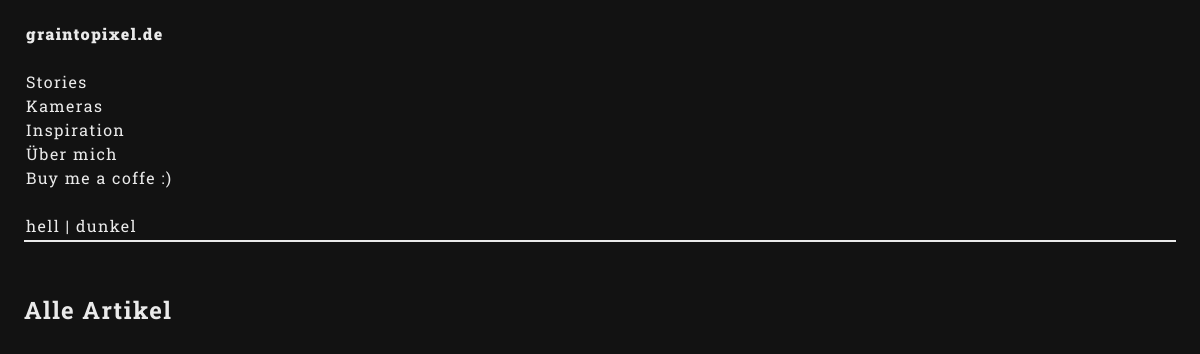
/, run on an earlier commit of the app's database.
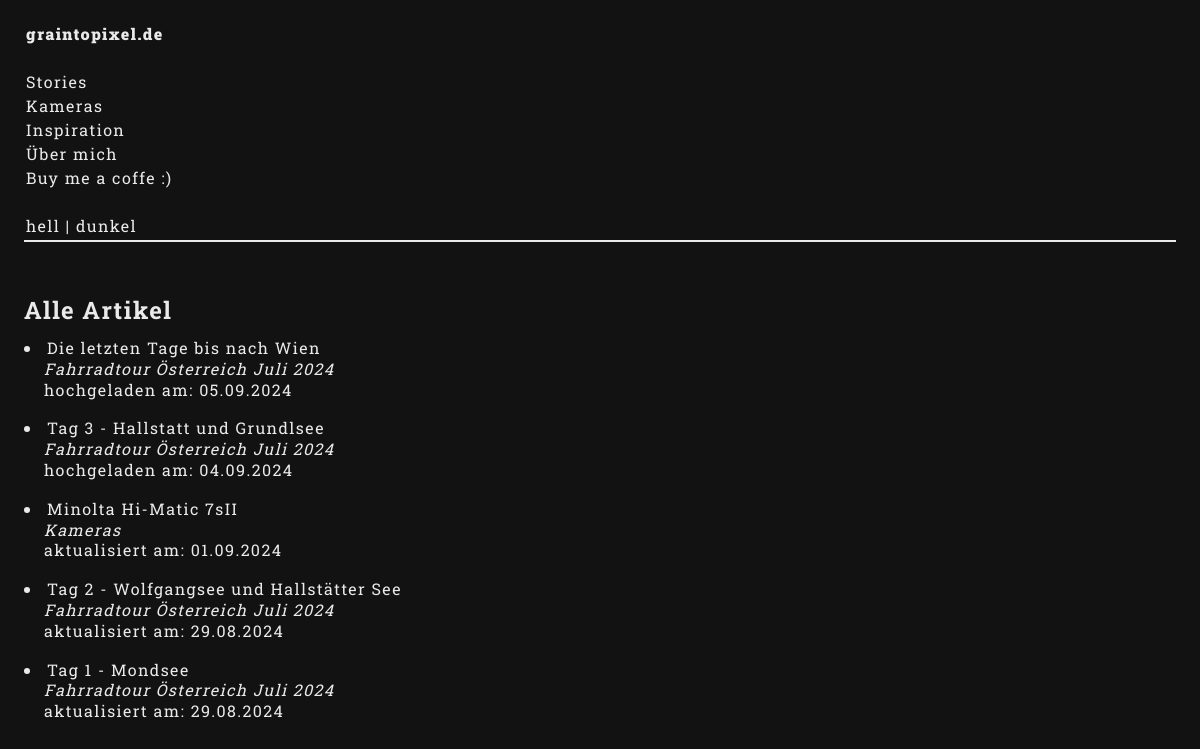
And on a later commit of the database.
### posts/models.py (models this page shows, shortened)
class Category(models.Model):
    title = models.CharField(max_length=5000)

class Article(models.Model):
    public = models.BooleanField(default='False')
    html_template = models.CharField(max_length=5000,  blank=True, choices=[
        ('article_template01.html', 'Story, links Text, rechts Bilder'),
        ('article_template02.html', 'Artikel, links Text, rechts Bilder'),
        ('article_template03.html', 'Artikel, Text, Bild, Tabelle'),
        ('article_template04.html', 'Artikel, Objektiv'),
        ('article_template05.html', 'Artikel, nur Intro'),
    ])
    category = models.ForeignKey(Category, on_delete=models.CASCADE, null=True, blank=True)
    title = models.CharField(max_length=5000)
    intro_text = RichTextField(null=True, blank=True)
    seperated_texts = models.TextField(max_length=1000000, null=True, blank=True)
    images = models.ManyToManyField(Image, through='ArticleImage', related_name='articles')
    author = models.CharField(max_length=5000, default='Oskar Antretter', null=True)
    created_at = models.DateTimeField(default=datetime.now, blank=True)
    updated_at = models.DateTimeField(default=datetime.now, blank=True)

class Story(models.Model):
    public = models.BooleanField(default='False')
    title = models.CharField(max_length=5000, null=True, blank=True)
    first_chapter = models.ForeignKey(Article, on_delete=models.CASCADE, null=True, blank=True)
    chapters = models.ManyToManyField(Article, related_name='articles', null=True, blank=True)

### posts/views.py (the view)
# urls.py: path('', views.index, name='index'),
def index(request):
    categories = Category.objects.all()
    articles = Article.objects.all().order_by('-updated_at')
    articles = articles.filter(public = True)
    stories = Story.objects.all()
    return render(request, 'index.html', {
        'articles': articles,
        'stories': stories,
        'categories': categories,
    })

### templates/index.html (shortened to what this page needs)
{%load static%}
<!DOCTYPE html>
<html lang="de">
<head>
    <link rel="stylesheet" href="{% static 'css/style.css' %}">
</head>
<body>
    <div class="wrapper">
        <div class="menu-section">
            <table>
                <tr>
                    <td class="main-nav">
                        <div>
                            <nav>
                                <a class="bold-text" href="/">graintopixel.de</a>
                                <br>
                                <br>
                                <a href="category/stories">Stories</a>
                                <br>
                                {% for category in categories %}
                                {% if category.id is not 12 %}
                                <a href="category/{{category.title}}">{{category.title}}</a>
                                <br>
                                {%endif%}
                                {% endfor %}
                                <a href="/uebermich/18">Über mich</a><br>
                                <a href="https://paypal.me/oskarantretter1">Buy me a coffe :)</a><br>
                                <br>
                                <a onclick="styleBright()">hell</a>&nbsp;|&nbsp;<a onclick="styleDark()">dunkel</a>
                            </nav>
                        </div>
                    </td>
                </tr>
            </table>
        </div>
        <div class="content-preview-section">
            <h2>Alle Artikel</h2>
            <ul class="content-list-mobile">
                {% for article in articles %}
                <li>
                    {% if article.category.id is not 12 and article.category%}
                        {% if article.updated_at > article.created_at %}
                            <a href="category/{{article.category.title}}/article/{{article.id}}">{{article.title}} <br> <span class="italic">{{article.category.title}}</span> <br> aktualisiert am: {{article.updated_at|date:"d.m.Y"}}</a>
                        {% else %}
                            <a href="category/{{article.category.title}}/article/{{article.id}}">{{article.title}} <br> <span class="italic">{{article.category.title}}</span> <br> hochgeladen am: {{article.created_at|date:"d.m.Y"}}</a>
                        {% endif %}
                    {% elif article.category.id is not 12 %}
                        {% if article.updated_at > article.created_at %}
                            <a href="/uebermich/18">{{article.title}} <br> aktualisiert am: {{article.updated_at|date:"d.m.Y"}}</a>
                        {% else %}
                            <a href="/uebermich/18">{{article.title}} <br> hochgeladen am: {{article.created_at|date:"d.m.Y"}}</a>
                        {% endif %}
                    {% else %}
                        {% for story in stories %}
                            {% for chapter in story.chapters.all %}
                                {% if chapter.title and chapter.id == article.id %}
                                    {% if article.updated_at > article.created_at %}
                                        <a href="/story/{{story.id}}/article/{{article.id}}">{{article.title}} <br> <span class="italic">{{story.title}}</span><br> aktualisiert am: {{article.updated_at|date:"d.m.Y"}}</a>
                                    {% else %}
                                        <a href="/story/{{story.id}}/article/{{article.id}}">{{article.title}} <br> <span class="italic">{{story.title}}</span><br> hochgeladen am: {{article.created_at|date:"d.m.Y"}}</a>
                                    {% endif %}
                                {% endif %}
                            {% endfor %}
                        {% endfor %}
                    {% endif %}
                </li>
                {% endfor %}
            </ul>
            <br>
        </div>
    </div>
</body>
</html>

What changed in the data, as far as the page shows it:
now on this page (row edited): Article: title "Die letzten Tage bis nach Wien", created_at "05.09.2024"
now on this page (row edited): Story: title "Fahrradtour Österreich Juli 2024"
now on this page (row edited): Article: title "Tag 3 - Hallstatt und Grundlsee", created_at "04.09.2024"
now on this page (row edited): Article: title "Minolta Hi-Matic 7sII", category "Kameras", updated_at "01.09.2024", shown under "Alle Artikel"
now on this page (row edited): Article: title "Tag 2 - Wolfgangsee und Hallstätter See", updated_at "29.08.2024"
now on this page (row edited): Article: title "Tag 1 - Mondsee", updated_at "29.08.2024"
